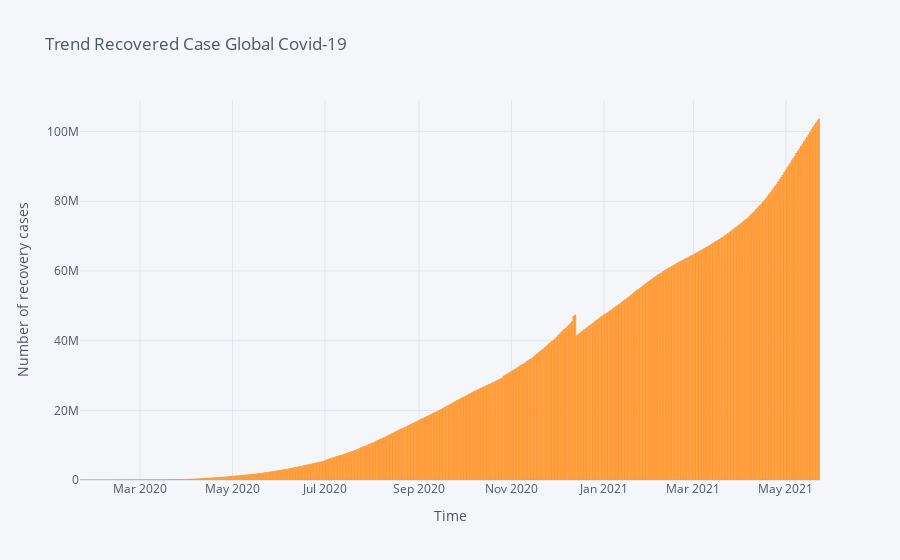

The notebook cell saved with this chart:
### Markdown cell above
### **Trend Recovered Case Global Covid-19**

### Code cell
dataGroup.iplot(kind = "bar", y = "Recovered", title = "Trend Recovered Case Global Covid-19",
                      xTitle = "Time", yTitle = 'Number of recovery cases')

### Figure 1 — Plotly figure (JSON) as saved in the notebook; plotly's stock layout.template omitted (floating-point values rounded to 4 significant figures; data arrays with more than 128 entries replaced by an {"elided": "..."} marker saying what was removed)
{"data": [{"name": "Recovered", "text": "", "y": {"elided": "488 int values"}, "marker": {"color": "rgba(255, 153, 51, 0.6)", "line": {"color": "rgba(255, 153, 51, 1.0)", "width": 1}}, "x": {"elided": "488 str values"}, "type": "bar", "orientation": "v"}], "layout": {"title": {"text": "Trend Recovered Case Global Covid-19", "font": {"color": "#4D5663"}}, "paper_bgcolor": "#F5F6F9", "plot_bgcolor": "#F5F6F9", "yaxis": {"tickfont": {"color": "#4D5663"}, "zerolinecolor": "#E1E5ED", "title": {"text": "Number of recovery cases", "font": {"color": "#4D5663"}}, "gridcolor": "#E1E5ED", "showgrid": true}, "xaxis": {"tickfont": {"color": "#4D5663"}, "zerolinecolor": "#E1E5ED", "title": {"text": "Time", "font": {"color": "#4D5663"}}, "gridcolor": "#E1E5ED", "showgrid": true}, "legend": {"bgcolor": "#F5F6F9", "font": {"color": "#4D5663"}}}}
